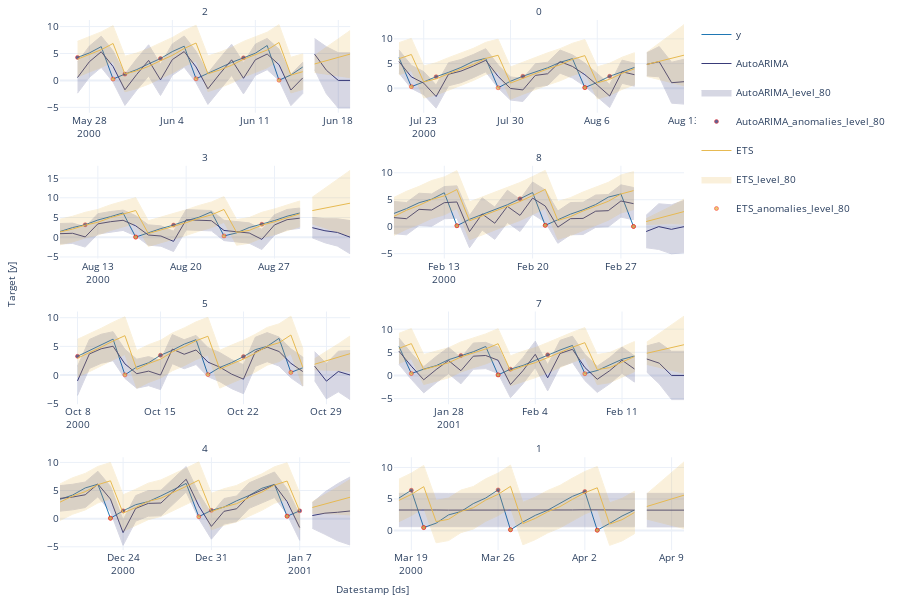

The notebook cell this image was saved under:
### Code cell
#| hide
fcst.plot(fcst.forecast_fitted_values(),
          forecasts_df=fcsts_df,
          models=['AutoARIMA', 'ETS'], level=[80], 
          max_insample_length=20,
          plot_anomalies=True)
